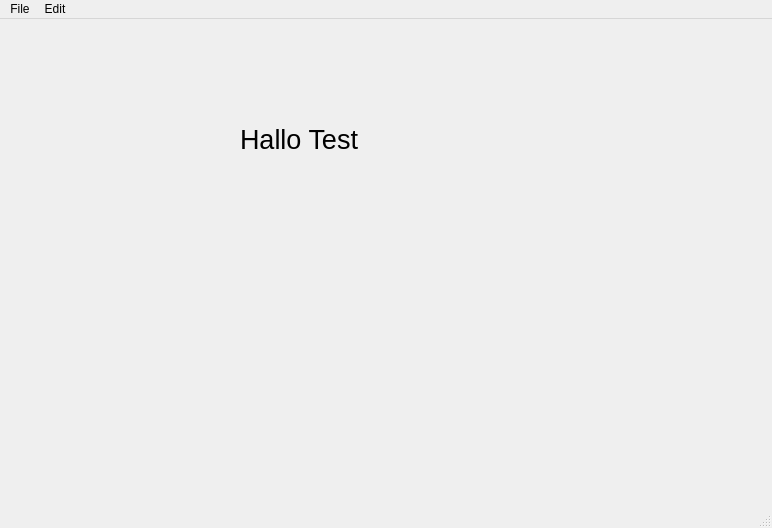
<?xml version="1.0" encoding="UTF-8"?>
<ui version="4.0">
 <class>MainWindow</class>
 <widget class="QMainWindow" name="MainWindow">
  <property name="geometry">
   <rect>
    <x>0</x>
    <y>0</y>
    <width>772</width>
    <height>528</height>
   </rect>
  </property>
  <property name="windowTitle">
   <string>MainWindow</string>
  </property>
  <widget class="QWidget" name="centralwidget">
   <widget class="QLabel" name="label1">
    <property name="geometry">
     <rect>
      <x>240</x>
      <y>100</y>
      <width>211</width>
      <height>41</height>
     </rect>
    </property>
    <property name="font">
     <font>
      <pointsize>20</pointsize>
     </font>
    </property>
    <property name="text">
     <string>Hallo Test</string>
    </property>
   </widget>
  </widget>
  <widget class="QMenuBar" name="menubar">
   <property name="geometry">
    <rect>
     <x>0</x>
     <y>0</y>
     <width>772</width>
     <height>22</height>
    </rect>
   </property>
   <widget class="QMenu" name="menuFile">
    <property name="title">
     <string>File</string>
    </property>
    <addaction name="actionNew"/>
    <addaction name="actionSave"/>
   </widget>
   <widget class="QMenu" name="menuEdit">
    <property name="title">
     <string>Edit</string>
    </property>
    <addaction name="actionCopy"/>
    <addaction name="actionPaste"/>
   </widget>
   <addaction name="menuFile"/>
   <addaction name="menuEdit"/>
  </widget>
  <widget class="QStatusBar" name="statusbar"/>
  <action name="actionNew">
   <property name="text">
    <string>New</string>
   </property>
   <property name="statusTip">
    <string>Create a new file</string>
   </property>
   <property name="shortcut">
    <string>Ctrl+N</string>
   </property>
  </action>
  <action name="actionSave">
   <property name="text">
    <string>Save</string>
   </property>
   <property name="statusTip">
    <string>save a file</string>
   </property>
   <property name="shortcut">
    <string>Ctrl+S</string>
   </property>
  </action>
  <action name="actionCopy">
   <property name="text">
    <string>Copy</string>
   </property>
   <property name="statusTip">
    <string>Copy a file</string>
   </property>
  </action>
  <action name="actionPaste">
   <property name="text">
    <string>Paste</string>
   </property>
   <property name="statusTip">
    <string>Paste a file</string>
   </property>
   <property name="shortcut">
    <string>Ctrl+V</string>
   </property>
  </action>
 </widget>
 <resources/>
 <connections/>
</ui>
